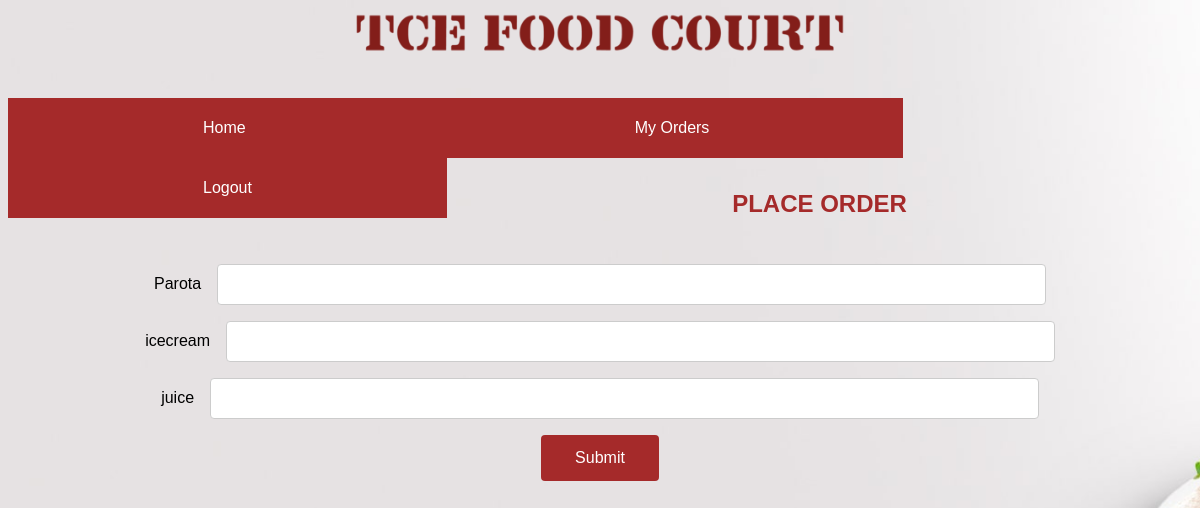
Screenshot of /user/order.php with the database file from the repository.
### tables this page shows
CREATE TABLE `food_items` (
  `item_name` varchar(30) DEFAULT NULL,
  `price` int(100) NOT NULL,
  `Include` int(10) NOT NULL
);

### user/order.php (the view, shortened to what this page needs)
<?php
  $conn = mysqli_connect("localhost", "root", "", "canteen") or die("Connection Error: " . mysqli_error($conn));
  $result = mysqli_query($conn, "SELECT * FROM food_items where include=1");
?>
<!DOCTYPE html>
<html>
<head>
  <center>
    <img class="header" src="../images/header.png" alt="TCE FOOD COURT" height="80">
  </center>
  <br>
  <br>
    <div class="btn-group">
        <a button class="button" href="user.php">Home</button></a>
        <a button class="button" href="myorder.php">My Orders</button></a>
        <a button class="button" href="../index.php">Logout</button></a>
    </div>
</head>
<body>
    <center><br><br><br><br><h2 style="color:brown;"> PLACE ORDER </h2><br></center>
    <form action="confirmation.php" method='post'>
    <?php
      while($row = mysqli_fetch_array($result))
      {
    ?>
    <center><?=$row["item_name"];?>&ensp;&ensp;<input type="number" name="<?=$row["item_name"];?>" min="0" ></center>
    <?php
      }
    ?>
    <center><input type="submit" value="Submit">
    </form>
</body>
</html>

### user/order.php (style rules this page uses)
body { font-family: sans-serif; font-family: sans-serif; background-image: url("../images/bg.jpg"); background-repeat:no-repeat; background-size:cover; height: 750px; background-attachment: fixed; }
.header { background-repeat:no-repeat; background-size:cover; height: 50px; width: 500px; }
.btn-group .button { background-color: brown; border: 1px solid brown; color: white; padding: 20px 194px; text-align: center; text-decoration: none; display: inline-block; font-size: 16px; cursor: pointer; float: left; }
.btn-group .button:not(:last-child) { border-right: none; }
input[type=number], select { width: 70%; padding: 12px 20px; margin: 8px 0; display: inline-block; border: 1px solid #ccc; border-radius: 4px; box-sizing: border-box; }
input[type=submit] { width: 10%; font-size: 16px; background-color: brown; color: white; padding: 14px 20px; margin: 8px 0; border: none; border-radius: 4px; cursor: pointer; }

### rows the page displays
food_items: item_name "Parota"
food_items: item_name "icecream"
food_items: item_name "juice"
